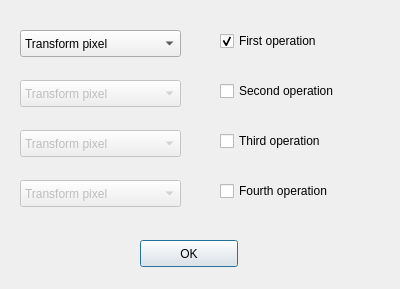
<?xml version="1.0" encoding="UTF-8"?>
<ui version="4.0">
 <class>OperOrderForm</class>
 <widget class="QDialog" name="OperOrderForm">
  <property name="geometry">
   <rect>
    <x>0</x>
    <y>0</y>
    <width>400</width>
    <height>289</height>
   </rect>
  </property>
  <property name="windowTitle">
   <string>Set operation order</string>
  </property>
  <widget class="QComboBox" name="operationComboBox1">
   <property name="enabled">
    <bool>true</bool>
   </property>
   <property name="geometry">
    <rect>
     <x>20</x>
     <y>30</y>
     <width>161</width>
     <height>27</height>
    </rect>
   </property>
   <property name="currentIndex">
    <number>0</number>
   </property>
   <item>
    <property name="text">
     <string>Transform pixel</string>
    </property>
   </item>
   <item>
    <property name="text">
     <string>Thresholding</string>
    </property>
   </item>
   <item>
    <property name="text">
     <string>Equalize</string>
    </property>
   </item>
   <item>
    <property name="text">
     <string>Gaussian Blur</string>
    </property>
   </item>
   <item>
    <property name="text">
     <string>Median Blur</string>
    </property>
   </item>
   <item>
    <property name="text">
     <string>Linear Filter</string>
    </property>
   </item>
   <item>
    <property name="text">
     <string>Dilate</string>
    </property>
   </item>
   <item>
    <property name="text">
     <string>Erode</string>
    </property>
   </item>
  </widget>
  <widget class="QComboBox" name="operationComboBox2">
   <property name="enabled">
    <bool>false</bool>
   </property>
   <property name="geometry">
    <rect>
     <x>20</x>
     <y>80</y>
     <width>161</width>
     <height>27</height>
    </rect>
   </property>
   <property name="currentIndex">
    <number>0</number>
   </property>
   <item>
    <property name="text">
     <string>Transform pixel</string>
    </property>
   </item>
   <item>
    <property name="text">
     <string>Thresholding</string>
    </property>
   </item>
   <item>
    <property name="text">
     <string>Equalize</string>
    </property>
   </item>
   <item>
    <property name="text">
     <string>Gaussian Blur</string>
    </property>
   </item>
   <item>
    <property name="text">
     <string>Median Blur</string>
    </property>
   </item>
   <item>
    <property name="text">
     <string>Linear Filter</string>
    </property>
   </item>
   <item>
    <property name="text">
     <string>Dilate</string>
    </property>
   </item>
   <item>
    <property name="text">
     <string>Erode</string>
    </property>
   </item>
  </widget>
  <widget class="QComboBox" name="operationComboBox3">
   <property name="enabled">
    <bool>false</bool>
   </property>
   <property name="geometry">
    <rect>
     <x>20</x>
     <y>130</y>
     <width>161</width>
     <height>27</height>
    </rect>
   </property>
   <property name="currentIndex">
    <number>0</number>
   </property>
   <item>
    <property name="text">
     <string>Transform pixel</string>
    </property>
   </item>
   <item>
    <property name="text">
     <string>Thresholding</string>
    </property>
   </item>
   <item>
    <property name="text">
     <string>Equalize</string>
    </property>
   </item>
   <item>
    <property name="text">
     <string>Gaussian Blur</string>
    </property>
   </item>
   <item>
    <property name="text">
     <string>Median Blur</string>
    </property>
   </item>
   <item>
    <property name="text">
     <string>Linear Filter</string>
    </property>
   </item>
   <item>
    <property name="text">
     <string>Dilate</string>
    </property>
   </item>
   <item>
    <property name="text">
     <string>Erode</string>
    </property>
   </item>
  </widget>
  <widget class="QComboBox" name="operationComboBox4">
   <property name="enabled">
    <bool>false</bool>
   </property>
   <property name="geometry">
    <rect>
     <x>20</x>
     <y>180</y>
     <width>161</width>
     <height>27</height>
    </rect>
   </property>
   <item>
    <property name="text">
     <string>Transform pixel</string>
    </property>
   </item>
   <item>
    <property name="text">
     <string>Thresholding</string>
    </property>
   </item>
   <item>
    <property name="text">
     <string>Equalize</string>
    </property>
   </item>
   <item>
    <property name="text">
     <string>Gaussian Blur</string>
    </property>
   </item>
   <item>
    <property name="text">
     <string>Median Blur</string>
    </property>
   </item>
   <item>
    <property name="text">
     <string>Linear Filter</string>
    </property>
   </item>
   <item>
    <property name="text">
     <string>Dilate</string>
    </property>
   </item>
   <item>
    <property name="text">
     <string>Erode</string>
    </property>
   </item>
  </widget>
  <widget class="QCheckBox" name="firstOperCheckBox">
   <property name="geometry">
    <rect>
     <x>220</x>
     <y>30</y>
     <width>131</width>
     <height>22</height>
    </rect>
   </property>
   <property name="text">
    <string>First operation</string>
   </property>
   <property name="checked">
    <bool>true</bool>
   </property>
  </widget>
  <widget class="QPushButton" name="okButton">
   <property name="geometry">
    <rect>
     <x>140</x>
     <y>240</y>
     <width>98</width>
     <height>27</height>
    </rect>
   </property>
   <property name="text">
    <string>OK</string>
   </property>
  </widget>
  <widget class="QCheckBox" name="secondOperCheckBox">
   <property name="geometry">
    <rect>
     <x>220</x>
     <y>80</y>
     <width>151</width>
     <height>22</height>
    </rect>
   </property>
   <property name="text">
    <string>Second operation</string>
   </property>
   <property name="checked">
    <bool>false</bool>
   </property>
  </widget>
  <widget class="QCheckBox" name="thirdOperCheckBox">
   <property name="geometry">
    <rect>
     <x>220</x>
     <y>130</y>
     <width>131</width>
     <height>22</height>
    </rect>
   </property>
   <property name="text">
    <string>Third operation</string>
   </property>
   <property name="checked">
    <bool>false</bool>
   </property>
  </widget>
  <widget class="QCheckBox" name="fourthOperCheckBox">
   <property name="geometry">
    <rect>
     <x>220</x>
     <y>180</y>
     <width>151</width>
     <height>22</height>
    </rect>
   </property>
   <property name="text">
    <string>Fourth operation</string>
   </property>
   <property name="checked">
    <bool>false</bool>
   </property>
  </widget>
 </widget>
 <tabstops>
  <tabstop>operationComboBox1</tabstop>
  <tabstop>firstOperCheckBox</tabstop>
  <tabstop>operationComboBox2</tabstop>
  <tabstop>secondOperCheckBox</tabstop>
  <tabstop>operationComboBox3</tabstop>
  <tabstop>thirdOperCheckBox</tabstop>
  <tabstop>operationComboBox4</tabstop>
  <tabstop>fourthOperCheckBox</tabstop>
  <tabstop>okButton</tabstop>
 </tabstops>
 <resources/>
 <connections>
  <connection>
   <sender>firstOperCheckBox</sender>
   <signal>clicked(bool)</signal>
   <receiver>operationComboBox1</receiver>
   <slot>setEnabled(bool)</slot>
   <hints>
    <hint type="sourcelabel">
     <x>258</x>
     <y>46</y>
    </hint>
    <hint type="destinationlabel">
     <x>121</x>
     <y>36</y>
    </hint>
   </hints>
  </connection>
  <connection>
   <sender>secondOperCheckBox</sender>
   <signal>clicked(bool)</signal>
   <receiver>operationComboBox2</receiver>
   <slot>setEnabled(bool)</slot>
   <hints>
    <hint type="sourcelabel">
     <x>266</x>
     <y>91</y>
    </hint>
    <hint type="destinationlabel">
     <x>110</x>
     <y>89</y>
    </hint>
   </hints>
  </connection>
  <connection>
   <sender>thirdOperCheckBox</sender>
   <signal>clicked(bool)</signal>
   <receiver>operationComboBox3</receiver>
   <slot>setEnabled(bool)</slot>
   <hints>
    <hint type="sourcelabel">
     <x>289</x>
     <y>147</y>
    </hint>
    <hint type="destinationlabel">
     <x>140</x>
     <y>144</y>
    </hint>
   </hints>
  </connection>
  <connection>
   <sender>fourthOperCheckBox</sender>
   <signal>clicked(bool)</signal>
   <receiver>operationComboBox4</receiver>
   <slot>setEnabled(bool)</slot>
   <hints>
    <hint type="sourcelabel">
     <x>274</x>
     <y>193</y>
    </hint>
    <hint type="destinationlabel">
     <x>121</x>
     <y>190</y>
    </hint>
   </hints>
  </connection>
 </connections>
</ui>
